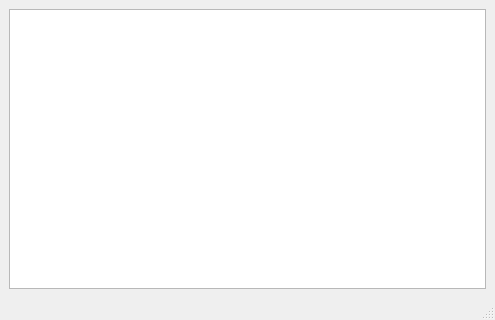
<?xml version="1.0" encoding="UTF-8"?>
<ui version="4.0">
 <class>fenetreResultats</class>
 <widget class="QMainWindow" name="fenetreResultats">
  <property name="geometry">
   <rect>
    <x>0</x>
    <y>0</y>
    <width>495</width>
    <height>320</height>
   </rect>
  </property>
  <property name="windowTitle">
   <string>MainWindow</string>
  </property>
  <widget class="QWidget" name="centralwidget">
   <layout class="QGridLayout" name="gridLayout">
    <item row="0" column="0">
     <widget class="QTableWidget" name="tableWidget">
      <property name="sortingEnabled">
       <bool>true</bool>
      </property>
      <property name="rowCount">
       <number>0</number>
      </property>
      <property name="columnCount">
       <number>0</number>
      </property>
     </widget>
    </item>
   </layout>
  </widget>
  <widget class="QMenuBar" name="menubar">
   <property name="geometry">
    <rect>
     <x>0</x>
     <y>0</y>
     <width>495</width>
     <height>21</height>
    </rect>
   </property>
  </widget>
  <widget class="QStatusBar" name="statusbar"/>
 </widget>
 <resources/>
 <connections/>
</ui>
